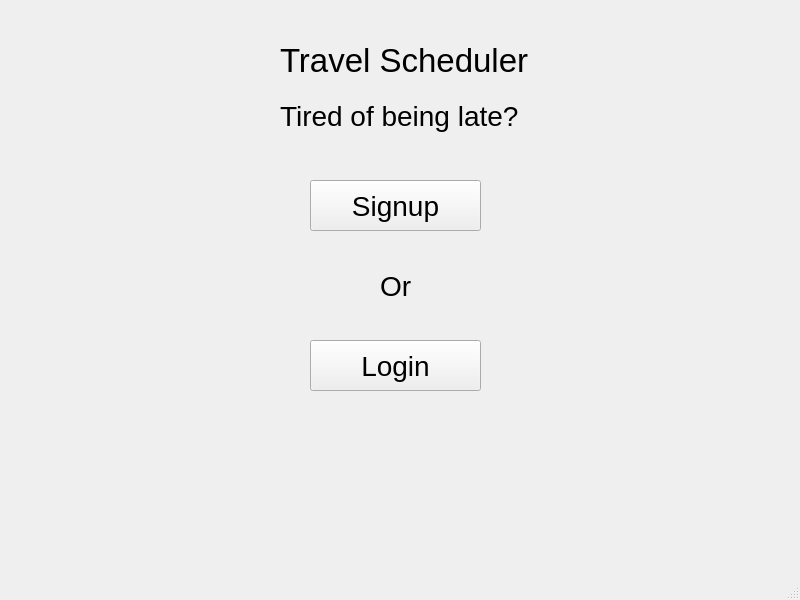
<?xml version="1.0" encoding="UTF-8"?>
<ui version="4.0">
 <class>MainWindow</class>
 <widget class="QMainWindow" name="MainWindow">
  <property name="geometry">
   <rect>
    <x>0</x>
    <y>0</y>
    <width>800</width>
    <height>600</height>
   </rect>
  </property>
  <property name="windowTitle">
   <string>MainWindow</string>
  </property>
  <widget class="QWidget" name="centralwidget">
   <widget class="QLabel" name="label">
    <property name="geometry">
     <rect>
      <x>280</x>
      <y>30</y>
      <width>251</width>
      <height>61</height>
     </rect>
    </property>
    <property name="font">
     <font>
      <pointsize>25</pointsize>
     </font>
    </property>
    <property name="text">
     <string>Travel Scheduler</string>
    </property>
    <property name="scaledContents">
     <bool>false</bool>
    </property>
   </widget>
   <widget class="QLabel" name="label_7">
    <property name="geometry">
     <rect>
      <x>280</x>
      <y>90</y>
      <width>301</width>
      <height>51</height>
     </rect>
    </property>
    <property name="font">
     <font>
      <pointsize>21</pointsize>
     </font>
    </property>
    <property name="text">
     <string>Tired of being late?</string>
    </property>
   </widget>
   <widget class="QPushButton" name="pushButton">
    <property name="geometry">
     <rect>
      <x>310</x>
      <y>180</y>
      <width>171</width>
      <height>51</height>
     </rect>
    </property>
    <property name="font">
     <font>
      <pointsize>21</pointsize>
     </font>
    </property>
    <property name="text">
     <string>Signup</string>
    </property>
   </widget>
   <widget class="QPushButton" name="pushButton_2">
    <property name="geometry">
     <rect>
      <x>310</x>
      <y>340</y>
      <width>171</width>
      <height>51</height>
     </rect>
    </property>
    <property name="font">
     <font>
      <pointsize>21</pointsize>
     </font>
    </property>
    <property name="text">
     <string>Login</string>
    </property>
   </widget>
   <widget class="QLabel" name="label_8">
    <property name="geometry">
     <rect>
      <x>380</x>
      <y>260</y>
      <width>301</width>
      <height>51</height>
     </rect>
    </property>
    <property name="font">
     <font>
      <pointsize>21</pointsize>
     </font>
    </property>
    <property name="text">
     <string>Or</string>
    </property>
   </widget>
  </widget>
  <widget class="QMenuBar" name="menubar">
   <property name="geometry">
    <rect>
     <x>0</x>
     <y>0</y>
     <width>800</width>
     <height>21</height>
    </rect>
   </property>
  </widget>
  <widget class="QStatusBar" name="statusbar"/>
 </widget>
 <resources/>
 <connections/>
</ui>
